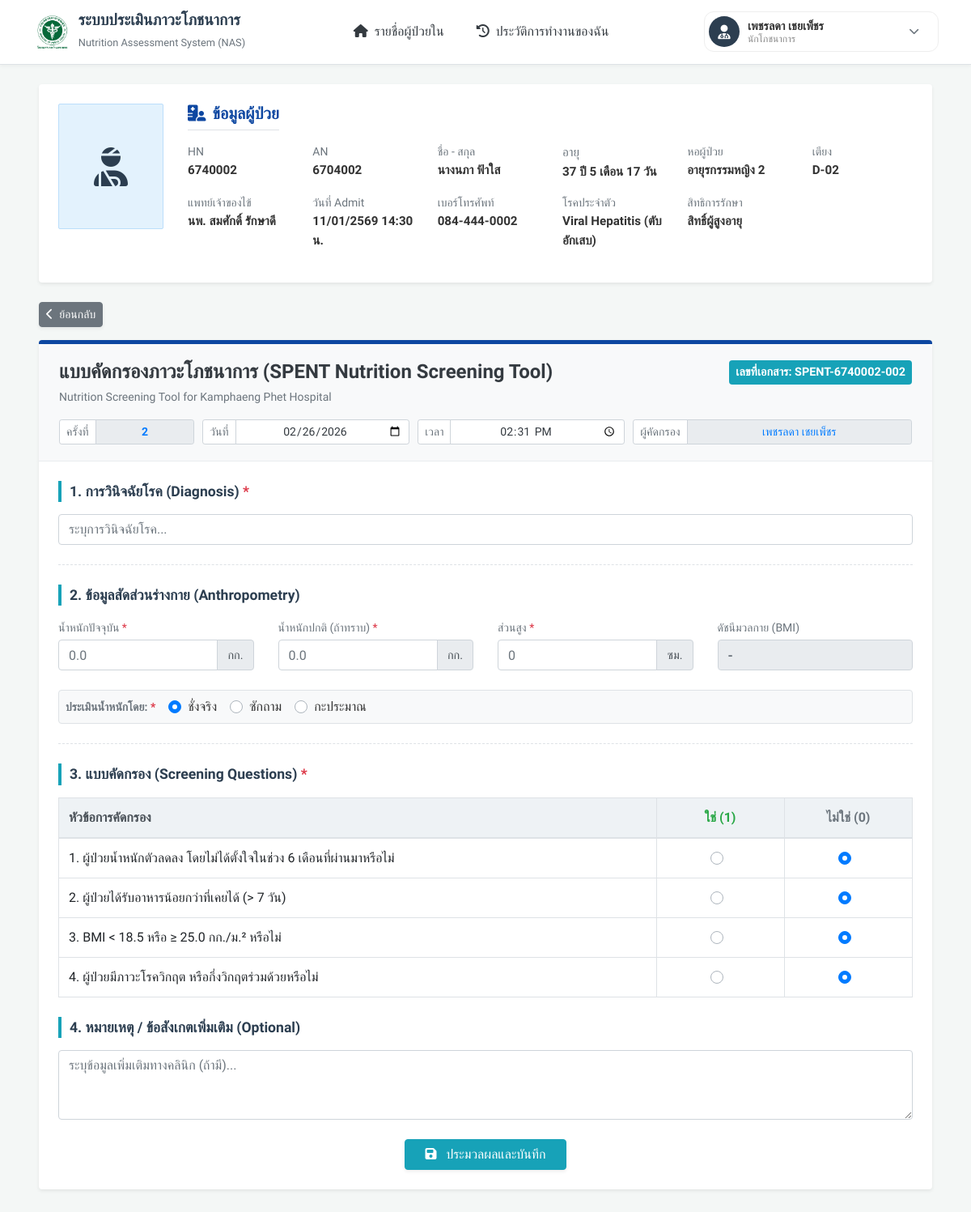
The page /nutrition_screening_form.php?hn=6740002&an=6704002 (signed in) on the database its author committed.
### tables this page shows
CREATE TABLE `admissions` (
  `admissions_id` int(11) NOT NULL COMMENT 'รหัสลำดับการเข้ารับการรักษาในระบบ',
  `admissions_an` varchar(20) NOT NULL COMMENT 'เลขที่ผู้ป่วยใน',
  `patient_id` int(11) NOT NULL COMMENT 'รหัสผู้ป่วย',
  `health_insurance_id` int(11) NOT NULL COMMENT 'สิทธิการรักษาพยาบาล',
  `admit_datetime` datetime NOT NULL COMMENT 'วันและเวลาที่รับผู้ป่วยเข้าพักรักษาตัว',
  `discharge_datetime` datetime DEFAULT NULL COMMENT 'วันและเวลาที่จำหน่ายผู้ป่วยออกจากโรงพยาบาล',
  `ward_id` int(11) NOT NULL COMMENT 'รหัสหอผู้ป่วยที่เข้ารักษา',
  `bed_number` varchar(10) DEFAULT NULL COMMENT 'หมายเลขเตียงของผู้ป่วย',
  `doctor_id` int(11) DEFAULT NULL COMMENT 'รหัสแพทย์เจ้าของไข้ผู้รับผิดชอบ',
  `status` varchar(50) NOT NULL DEFAULT 'Admitted' COMMENT 'สถานะผู้ป่วย (Admitted = กำลังรักษาตัว, Discharged = จำหน่ายออกแล้ว)',
  `created_at` datetime DEFAULT current_timestamp() COMMENT 'วันและเวลาที่สร้าง'
);

CREATE TABLE `patient` (
  `patient_id` int(11) NOT NULL COMMENT 'รหัสลำดับอ้างอิงข้อมูลผู้ป่วย',
  `patient_hn` varchar(20) NOT NULL COMMENT 'รหัสประจำตัวผู้ป่วย',
  `patient_id_card` varchar(13) DEFAULT NULL COMMENT 'เลขประจำตัวประชาชน 13 หลัก',
  `patient_firstname` varchar(100) NOT NULL COMMENT 'ชื่อจริงผู้ป่วย',
  `patient_lastname` varchar(100) NOT NULL COMMENT 'นามสกุลผู้ป่วย',
  `patient_gender` enum('ชาย','หญิง') DEFAULT NULL COMMENT 'เพศของผู้ป่วย',
  `patient_dob` date DEFAULT NULL COMMENT 'วันเดือนปีเกิดของผู้ป่วย',
  `patient_phone` varchar(20) DEFAULT NULL COMMENT 'เบอร์โทรศัพท์สำหรับติดต่อผู้ป่วยหรือญาติ',
  `patient_drug_allergy` text DEFAULT NULL COMMENT 'ประวัติการแพ้ยา',
  `patient_congenital_disease` text DEFAULT NULL COMMENT 'โรคประจำตัว'
);

CREATE TABLE `ward` (
  `ward_id` int(11) NOT NULL COMMENT 'รหัสลำดับอ้างอิงหอผู้ป่วย',
  `ward_name` varchar(100) NOT NULL COMMENT 'ชื่อหอผู้ป่วย'
);

CREATE TABLE `doctor` (
  `doctor_id` int(11) NOT NULL COMMENT 'รหัสลำดับอ้างอิงข้อมูลแพทย์',
  `doctor_name` varchar(100) NOT NULL COMMENT 'ชื่อ-นามสกุลของแพทย์',
  `doctor_specialty` varchar(100) DEFAULT NULL COMMENT 'ความเชี่ยวชาญเฉพาะทางหรือแผนกที่สังกัด'
);

CREATE TABLE `health_insurance` (
  `health_insurance_id` int(11) NOT NULL COMMENT 'รหัสลำดับอ้างอิงสิทธิการรักษาพยาบาล',
  `health_insurance_name` varchar(100) NOT NULL COMMENT 'ชื่อสิทธิการรักษาพยาบาลของผู้ป่วย'
);

CREATE TABLE `nutritionist` (
  `nutritionist_id` int(11) NOT NULL COMMENT 'รหัสลำดับอ้างอิงข้อมูลนักโภชนาการ',
  `nutritionist_code` varchar(50) DEFAULT NULL COMMENT 'เลขที่ใบประกอบวิชาชีพ',
  `nutritionist_fullname` varchar(255) NOT NULL COMMENT 'ชื่อ-นามสกุลของนักโภชนาการ',
  `nutritionist_gender` enum('ชาย','หญิง') NOT NULL DEFAULT 'ชาย' COMMENT 'เพศของนักโภชนาการ',
  `nutritionist_position` varchar(100) DEFAULT 'นักโภชนาการ' COMMENT 'ตำแหน่งงาน',
  `nutritionist_username` varchar(100) NOT NULL COMMENT 'ชื่อผู้ใช้งาน',
  `nutritionist_password` varchar(255) NOT NULL COMMENT 'รหัสผ่าน',
  `nutritionist_email` varchar(100) DEFAULT NULL COMMENT 'อีเมล',
  `nutritionist_phone` varchar(20) DEFAULT NULL COMMENT 'เบอร์โทรศัพท์',
  `is_active` tinyint(1) NOT NULL DEFAULT 1 COMMENT 'สถานะบัญชีผู้ใช้งาน (1 = เปิดใช้งาน/ล็อกอินได้, 0 = ระงับบัญชี/ล็อกอินไม่ได้)',
  `is_admin` tinyint(1) NOT NULL DEFAULT 0 COMMENT 'สิทธิ์ผู้ดูแลระบบ (1 = แอดมินจัดการระบบได้, 0 = ผู้ใช้งาน/นักโภชนาการทั่วไป)',
  `created_at` timestamp NOT NULL DEFAULT current_timestamp() COMMENT 'วันและเวลาที่สร้างบัญชีผู้ใช้งานนี้ในระบบ'
);

### nutrition_screening_form.php (the view, shortened to what the rows shown need)
<?php
require_once 'connect_db.php';
$hn = trim($_GET['hn'] ?? '');
$an = trim($_GET['an'] ?? '');
try {
    $sql_patient = "
        SELECT
            patient.patient_hn,
            patient.patient_firstname,
            patient.patient_lastname,
            patient.patient_dob,
            patient.patient_phone,
            patient.patient_congenital_disease,
            admissions.admit_datetime,
            admissions.admissions_an,
            admissions.bed_number,
            ward.ward_name,
            doctor.doctor_name,
            health_insurance.health_insurance_name
        FROM patient
        JOIN admissions ON patient.patient_id = admissions.patient_id
        LEFT JOIN ward ON admissions.ward_id = ward.ward_id
        LEFT JOIN doctor ON admissions.doctor_id = doctor.doctor_id
        LEFT JOIN health_insurance ON admissions.health_insurance_id = health_insurance.health_insurance_id
        WHERE patient.patient_hn = :hn AND admissions.admissions_an = :an
        LIMIT 1
    ";
    $stmt = $conn->prepare($sql_patient);
    $stmt->execute([':hn' => $hn, ':an' => $an]);
    $patient = $stmt->fetch(PDO::FETCH_ASSOC);
    $age = '-';
    if (!empty($patient['patient_dob'])) {
        $dob = new DateTime($patient['patient_dob']);
        $now = new DateTime();
        $diff = $now->diff($dob);
        $age = $diff->y . ' ปี ' . $diff->m . ' เดือน ' . $diff->d . ' วัน';
    }
    $admit_date = '-';
    if (!empty($patient['admit_datetime'])) {
        $dt = new DateTime($patient['admit_datetime']);
        $thai_year = $dt->format('Y') + 543;
        $admit_date = $dt->format('d/m/') . $thai_year . ' ' . $dt->format('H:i') . ' น.';
    }
    $stmt_user = $conn->prepare("SELECT nutritionist_fullname FROM nutritionist WHERE nutritionist_id = :uid");
    $stmt_user->execute([':uid' => $_SESSION['user_id']]);
    $current_user_name = $stmt_user->fetchColumn();
} catch (PDOException $e) {
    error_log("Database Error: " . $e->getMessage());
    die("ข้อผิดพลาดในระบบ");
}
?>
<!DOCTYPE html>
<html lang="th">
<head>
    <link rel="stylesheet" href="https://cdnjs.cloudflare.com/ajax/libs/font-awesome/6.4.0/css/all.min.css">
    <link rel="stylesheet" href="https://cdn.jsdelivr.net/npm/bootstrap@4.6.2/dist/css/bootstrap.min.css">
    <link rel="stylesheet" href="css/nutrition_screening_form.css">
</head>
<body>
    <nav class="navbar navbar-expand-md navbar-light fixed-top navbar-custom border-bottom">
        <div class="container-fluid px-lg-4">
            <a class="navbar-brand d-flex align-items-center" href="#">
                <div class="brand-text">
                    <h1>ระบบประเมินภาวะโภชนาการ</h1>
                </div>
            </a>
        </div>
    </nav>
    <div class="container-fluid px-lg-5 mt-4">
        <form id="mainForm" method="POST" action="nutrition_screening_form_save.php">
            <div class="card border-0 shadow-sm mb-4">
                <div class="card-body p-4">
                    <div class="row">
                        <div class="col">
                            <div class="row">
                                <div class="col-6 col-md-3 col-lg-2 mb-3"><small class="text-muted d-block">HN</small><span class="font-weight-bold" style="font-size: 0.95rem;"><?php echo htmlspecialchars($patient['patient_hn']); ?></span></div>
                                <div class="col-6 col-md-3 col-lg-2 mb-3"><small class="text-muted d-block">AN</small><span class="font-weight-bold" style="font-size: 0.95rem;"><?php echo htmlspecialchars($patient['admissions_an']); ?></span></div>
                                <div class="col-12 col-md-6 col-lg-2 mb-3"><small class="text-muted d-block">ชื่อ - สกุล</small><span class="font-weight-bold" style="font-size: 0.95rem;"><?php echo htmlspecialchars($patient['patient_firstname']) . ' ' . htmlspecialchars($patient['patient_lastname']); ?></span></div>
                                <div class="col-6 col-md-4 col-lg-2 mb-3"><small class="text-muted d-block" style="font-size: 0.95rem;">อายุ</small><span class="font-weight-bold" style="font-size: 0.95rem;"><?php echo htmlspecialchars($age); ?></span></div>
                                <div class="col-6 col-md-6 col-lg-2 mb-3"><small class="text-muted d-block">หอผู้ป่วย</small><span class="font-weight-bold" style="font-size: 0.95rem;"><?php echo htmlspecialchars($patient['ward_name'] ?? '-'); ?></span></div>
                                <div class="col-6 col-md-6 col-lg-2 mb-3"><small class="text-muted d-block">เตียง</small><span class="font-weight-bold" style="font-size: 0.95rem;"><?php echo htmlspecialchars($patient['bed_number'] ?? '-'); ?></span></div>
                                <div class="col-12 col-md-6 col-lg-2 mb-3"><small class="text-muted d-block">แพทย์เจ้าของไข้</small><span class="font-weight-bold" style="font-size: 0.95rem;"><?php echo htmlspecialchars($patient['doctor_name'] ?? '-'); ?></span></div>
                                <div class="col-6 col-md-6 col-lg-2 mb-3"><small class="text-muted d-block">วันที่ Admit</small><span class="font-weight-bold" style="font-size: 0.95rem;"><?php echo htmlspecialchars($admit_date); ?></span></div>
                                <div class="col-6 col-md-6 col-lg-2 mb-3"><small class="text-muted d-block">เบอร์โทรศัพท์</small><span class="font-weight-bold" style="font-size: 0.95rem;"><?php echo htmlspecialchars($patient['patient_phone'] ?? '-'); ?></span></div>
                                <div class="col-12 col-md-6 col-lg-2 mb-3">
                                    <small class="text-muted d-block">โรคประจำตัว</small>
                                    <span class="font-weight-bold" style="font-size: 0.95rem;"><?php echo htmlspecialchars($patient['patient_congenital_disease'] ?? '-'); ?></span>
                                </div>
                                <div class="col-12 col-md-6 col-lg-4 mb-3">
                                    <small class="text-muted d-block">สิทธิการรักษา</small>
                                    <span class="font-weight-bold" style="font-size: 0.95rem;"><?php echo htmlspecialchars($patient['health_insurance_name'] ?? '-'); ?></span>
                                </div>
                            </div>
                        </div>
                    </div>
                </div>
            </div>
            <div class="card mb-5 border-0 shadow-sm" style="border-top: 5px solid #0d47a1 !important;">
                <div class="form-header-box">
                    <div class="form-row">
                        <div class="col-md-4">
                            <div class="input-group input-group-sm">
                                <div class="input-group-prepend"><span class="input-group-text bg-white text-muted">ผู้คัดกรอง</span></div><input type="text"
                                    class="form-control text-center text-primary"
                                    name="assessor_name_display"
                                    value="<?php echo htmlspecialchars($current_user_name); ?>"
                                    readonly>
                            </div>
                        </div>
                    </div>
                </div>
                <div class="card-body p-4">
                    <div class="mb-4">
                        <table class="table table-bordered table-screening mb-0">
                            <thead>
                                <tr>
                                    <th style="width: 70%; border-bottom: 2px solid #dee2e6;">หัวข้อการคัดกรอง</th>
                                    <th class="text-center text-success" style="width: 15%; border-bottom: 2px solid #dee2e6;">ใช่ (1)</th>
                                    <th class="text-center text-muted" style="width: 15%; border-bottom: 2px solid #dee2e6;">ไม่ใช่ (0)</th>
                                </tr>
                            </thead>
                        </table>
                    </div>
                </div>
            </div>
        </form>
    </div>
</body>
</html>

### rows shown on the page
admissions: patient.patient_hn "6740002", admissions_an "6704002", patient.patient_firstname "นางนภา", patient.patient_lastname "ฟ้าใส", patient.patient_dob "37 ปี 5 เดือน 17 วัน", ward.ward_name "อายุรกรรมหญิง 2", bed_number "D-02", doctor.doctor_name "นพ. สมศักดิ์ รักษาดี", admit_datetime "11/01/2569 14:30 น.", patient.patient_phone "084-444-0002", patient.patient_congenital_disease "Viral Hepatitis (ตับอักเสบ)", health_insurance.health_insurance_name "สิทธิ์ผู้สูงอายุ"
nutritionist: assessor_name_display "เพชรลดา เชยเพ็ชร"

### other values the page prints
$_SESSION['user_name'] "เพชรลดา เชยเพ็ชร"
$_SESSION['user_position'] "นักโภชนาการ"
$doc_no_show "SPENT-6740002-002"
